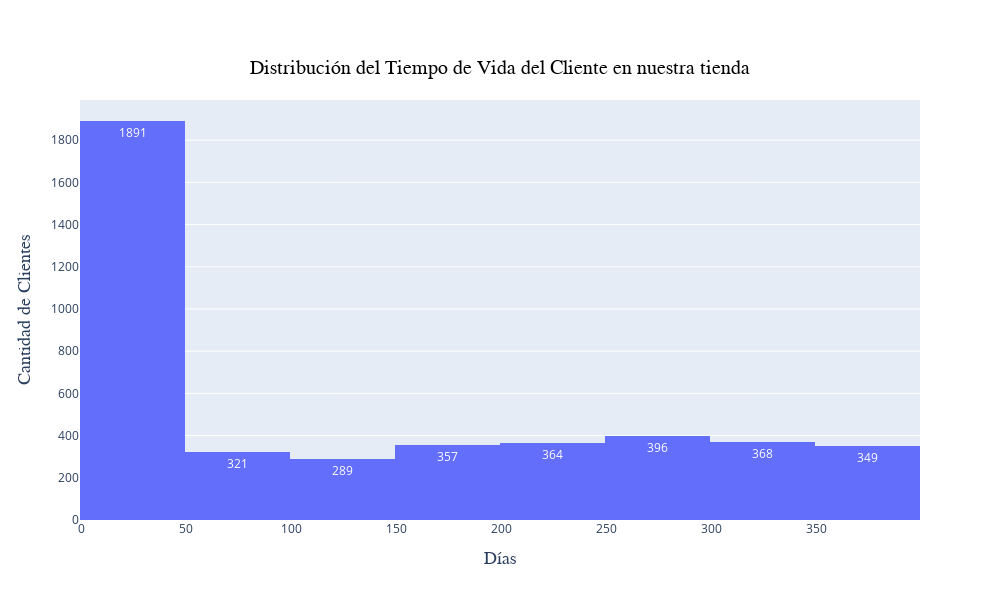

Notebook code for this chart:
### Code cell
#Creamos un Histograma para visualizar la distribucios del tiempo de vida del cliente en nuestra tienda

fig = px.histogram(customer_purchase_time, x="time_in_days", nbins=10, text_auto=True, title= 'Distribución del Tiempo de Vida del Cliente en nuestra tienda')
fig.update_layout(
    xaxis_title='Días',
    yaxis_title='Cantidad de Clientes',
    title={
        'text': 'Distribución del Tiempo de Vida del Cliente en nuestra tienda',
        'y':0.9,
        'x':0.5,
        'xanchor': 'center',
        'yanchor': 'top',
        'font': {'size': 20, 'color': 'black', 'family': 'Arial Black'}
    },
    xaxis=dict(
        title_font=dict(size=18, family='Arial Black')
    ),
    yaxis=dict(
        title_font=dict(size=18, family='Arial Black')
    ),
    autosize=False,
    width=1000,  
    height=600   
)
fig.show()

### Figure 1 — Plotly figure (JSON) as saved in the notebook; plotly's stock layout.template omitted (floating-point values rounded to 4 significant figures; data arrays with more than 128 entries replaced by an {"elided": "..."} marker saying what was removed)
{"data": [{"alignmentgroup": "True", "bingroup": "x", "hovertemplate": "time_in_days=%{x}<br>count=%{y}<extra></extra>", "legendgroup": "", "marker": {"color": "#636efa", "pattern": {"shape": ""}}, "name": "", "nbinsx": 10, "offsetgroup": "", "orientation": "v", "showlegend": false, "texttemplate": "%{value}", "type": "histogram", "x": {"elided": "4335 int values"}, "xaxis": "x", "yaxis": "y"}], "layout": {"autosize": false, "barmode": "relative", "height": 600, "legend": {"tracegroupgap": 0}, "title": {"font": {"color": "black", "family": "Arial Black", "size": 20}, "text": "Distribución del Tiempo de Vida del Cliente en nuestra tienda", "x": 0.5, "xanchor": "center", "y": 0.9, "yanchor": "top"}, "width": 1000, "xaxis": {"anchor": "y", "domain": [0, 1], "title": {"font": {"family": "Arial Black", "size": 18}, "text": "Días"}}, "yaxis": {"anchor": "x", "domain": [0, 1], "title": {"font": {"family": "Arial Black", "size": 18}, "text": "Cantidad de Clientes"}}}}
